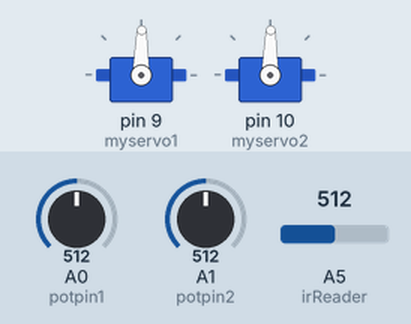
Recording of a sketch running on a simulated Arduino Uno, built with avr-gcc and run on an emulated ATmega328P. Parts: 2 × servo. Inputs (shaded band) come from the test bench; at power-on: A0 (potpin1) = 512, A1 (potpin2) = 512, A5 (irReader) = 512. What the sketch prints to the serial monitor is not drawn.

Above: at 1.2 s.
1.3 s: A0 (potpin1) set to 716
At 1.6 s:
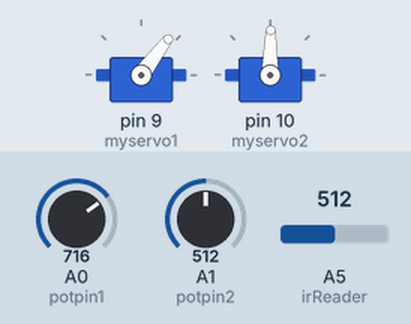
2.8 s: A1 (potpin2) set to 716
At 4.0 s:
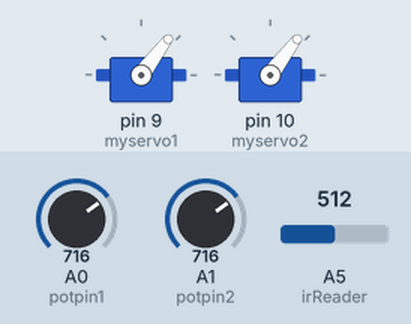
4.3 s: A0 (potpin1) set to 900
At 5.0 s:
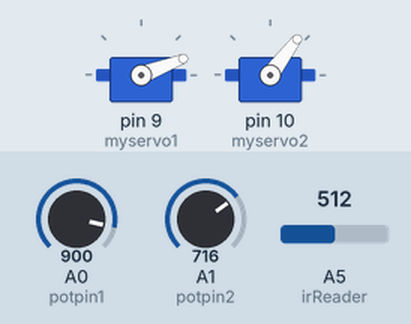
5.8 s: A1 (potpin2) set to 900
At 6.5 s:
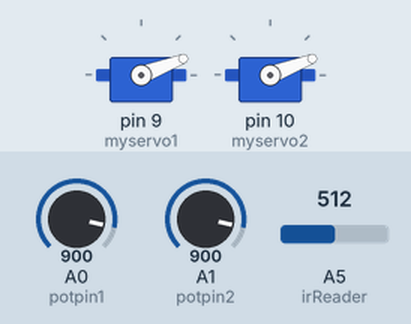
7.3 s: A0 (potpin1) set to 1023
At 8.5 s:
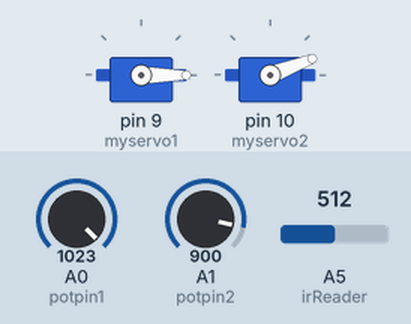
8.8 s: A1 (potpin2) set to 1023
At 10.0 s:
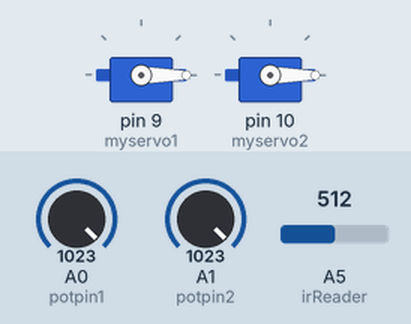
Timing chart, 0 to 11.3 s (numbered marks = the images above; inputs shaded):
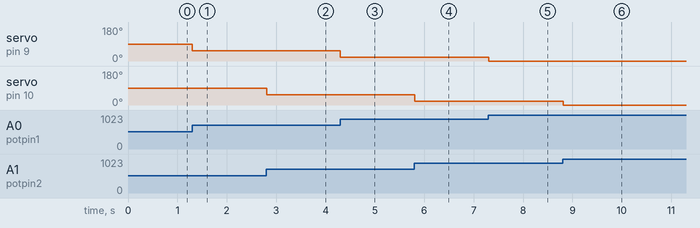

The sketch:

tilt_and_pan.ino
```cpp
// Controlling a servo position using a potentiometer (variable resistor)
// by Michal Rinott <http://people.interaction-ivrea.it/m.rinott>

#include <Servo.h>

Servo myservo1;  // create servo object to control a servo
Servo myservo2;

/** pins */
int potpin1 = 0;
int potpin2 = 1;// analog pin used to connect the potentiometer
int irReader = 5; //

/** values */
int val1;    // variable to read the value from the analog pin
int val2;
int irVal = 0;       // stores value from Ir reader
int cm; // for the irVal to cm conversion

void setup() {
	Serial.begin( 9600 );  // begins serial communication with the computer
	myservo1.attach(9);  // attaches the servo on pin 9 to the servo object
	myservo2.attach(10);
	//analogReference(2); //set analog reference to internal 1.1V
  	//int value = analogRead(irReader)*1100/1024;
}

void loop() {
	irVal = analogRead( irReader );
	cm = 10650.08 * pow(irVal,-0.935) - 10;

	Serial.println(cm);


	val1 = analogRead(potpin1);
	val2 = analogRead(potpin2);  // reads the value of the potentiometer (value between 0 and 1023)
	/*
	Serial.println("potpin1 \t potpin2");
	Serial.print(val1);
	Serial.print(" \t");
	Serial.println(val2);
	*/


	val1 = map(val1, 1023, 0, 0, 179);
	val2 = map(val2, 1023, 0, 0, 179);  // scale it to use it with the servo (value between 0 and 180)
	myservo1.write(val1);
	myservo2.write(val2);  // sets the servo position according to the scaled value
	delay(15);                           // waits for the servo to get there
}
```

Measured:
- after the input at 1.3 s, servo on pin 9 (myservo1): 89° → 53° at once
- after the input at 2.8 s, servo on pin 10 (myservo2): 89° → 53° at once
- after the input at 4.3 s, servo on pin 9 (myservo1): 53° → 21° at once
- after the input at 5.8 s, servo on pin 10 (myservo2): 53° → 21° at once
- after the input at 7.3 s, servo on pin 9 (myservo1): 21° → 0° at once
- after the input at 8.8 s, servo on pin 10 (myservo2): 21° → 0° at once
